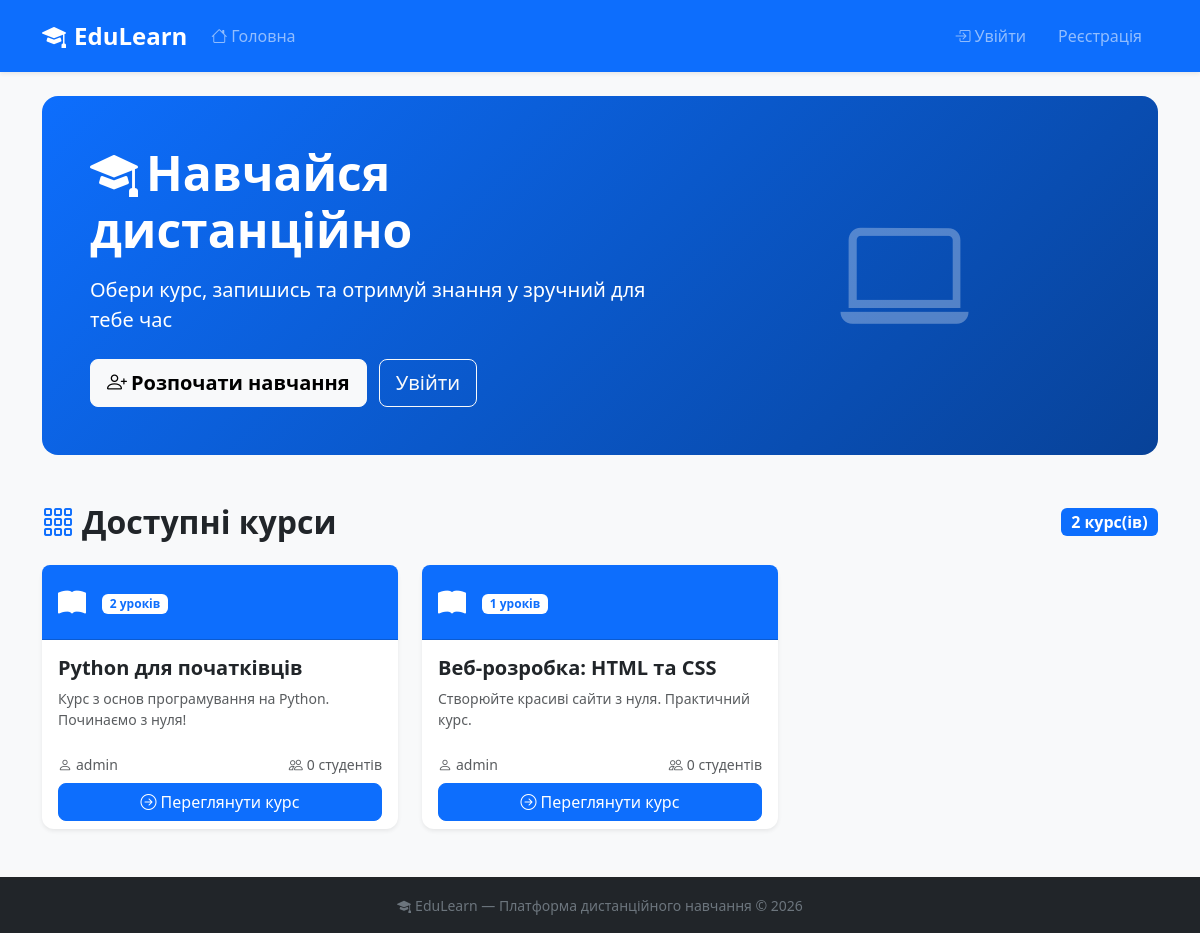
The page / on the database its author committed.
### tables this page shows
CREATE TABLE courses (
                id INTEGER PRIMARY KEY AUTOINCREMENT,
                title TEXT NOT NULL,
                description TEXT,
                author_id INTEGER,
                created_at TIMESTAMP DEFAULT CURRENT_TIMESTAMP
            );

### app.py (the view)
@app.route('/')
def index():
    db = get_db()
    courses = db.execute('''
        SELECT c.*, u.username as author_name,
               COUNT(DISTINCT l.id) as lesson_count,
               COUNT(DISTINCT e.id) as student_count
        FROM courses c
        LEFT JOIN users u ON c.author_id = u.id
        LEFT JOIN lessons l ON l.course_id = c.id
        LEFT JOIN enrollments e ON e.course_id = c.id
        GROUP BY c.id ORDER BY c.created_at DESC
    ''').fetchall()
    user = current_user()
    enrolled = []
    if user and user['role'] == 'student':
        rows = db.execute("SELECT course_id FROM enrollments WHERE student_id=?", (user['id'],)).fetchall()
        enrolled = [r['course_id'] for r in rows]
    return render_template('index.html', courses=courses, user=user, enrolled=enrolled)

### app.py (called while the page is built)
def get_db():
    conn = sqlite3.connect(DB)
    conn.row_factory = sqlite3.Row
    return conn

def current_user():
    if 'user_id' not in session: return None
    db = get_db()
    return db.execute("SELECT * FROM users WHERE id=?", (session['user_id'],)).fetchone()

### templates/index.html (shortened to what this page needs)
{% extends 'base.html' %}
{% block content %}
<div class="hero-section text-white rounded-4 p-5 mb-5">
  <div class="row align-items-center">
    <div class="col-lg-7">
      <h1 class="display-5 fw-bold mb-3"><i class="bi bi-mortarboard-fill me-2"></i>Навчайся дистанційно</h1>
      <p class="lead mb-4">Обери курс, запишись та отримуй знання у зручний для тебе час</p>
      {% if not user %}
      <a href="{{ url_for('register') }}" class="btn btn-light btn-lg me-2 fw-semibold">
        <i class="bi bi-person-plus me-1"></i>Розпочати навчання
      </a>
      <a href="{{ url_for('login') }}" class="btn btn-outline-light btn-lg">Увійти</a>
      {% else %}
      <span class="badge bg-light text-primary fs-6 p-3"><i class="bi bi-person-check me-1"></i>Привіт, {{ user.username }}!</span>
      {% endif %}
    </div>
    <div class="col-lg-5 text-center d-none d-lg-block">
      <i class="bi bi-laptop" style="font-size: 8rem; opacity:0.3;"></i>
    </div>
  </div>
</div>
<div class="d-flex justify-content-between align-items-center mb-4">
  <h2 class="fw-bold mb-0"><i class="bi bi-grid-3x3-gap me-2 text-primary"></i>Доступні курси</h2>
  <span class="badge bg-primary fs-6">{{ courses|length }} курс(ів)</span>
</div>
{% if courses %}
<div class="row g-4">
  {% for c in courses %}
  <div class="col-md-6 col-lg-4">
    <div class="card h-100 shadow-sm border-0 course-card">
      <div class="card-header bg-primary text-white py-3">
        <div class="d-flex align-items-center">
          <div class="course-icon me-3"><i class="bi bi-book-fill fs-3"></i></div>
          <div>
            <span class="badge bg-white text-primary">{{ c.lesson_count }} уроків</span>
          </div>
        </div>
      </div>
      <div class="card-body">
        <h5 class="card-title fw-bold">{{ c.title }}</h5>
        <p class="card-text text-muted small">{{ c.description or 'Опис відсутній' }}</p>
      </div>
      <div class="card-footer bg-transparent border-0">
        <div class="d-flex justify-content-between align-items-center mb-2">
          <small class="text-muted"><i class="bi bi-person me-1"></i>{{ c.author_name }}</small>
          <small class="text-muted"><i class="bi bi-people me-1"></i>{{ c.student_count }} студентів</small>
        </div>
        <div class="d-grid gap-2">
          <a href="{{ url_for('course', cid=c.id) }}" class="btn btn-primary">
            <i class="bi bi-arrow-right-circle me-1"></i>Переглянути курс
          </a>
        </div>
      </div>
    </div>
  </div>
  {% endfor %}
</div>
{% else %}
<div class="text-center py-5 text-muted">
  <i class="bi bi-inbox fs-1"></i>
  <p class="mt-3 fs-5">Курсів ще немає. Першим додай курс!</p>
</div>
{% endif %}
{% endblock %}

### templates/base.html (shortened to what this page needs)
<!DOCTYPE html>
<html lang="uk">
<head>
    <link href="https://cdn.jsdelivr.net/npm/bootstrap@5.3.0/dist/css/bootstrap.min.css" rel="stylesheet">
    <link href="https://cdn.jsdelivr.net/npm/bootstrap-icons@1.11.0/font/bootstrap-icons.css" rel="stylesheet">
    <link href="{{ url_for('static', filename='css/style.css') }}" rel="stylesheet">
</head>
<body>
<nav class="navbar navbar-expand-lg navbar-dark bg-primary shadow-sm">
  <div class="container">
    <a class="navbar-brand fw-bold fs-4" href="{{ url_for('index') }}">
      <i class="bi bi-mortarboard-fill me-2"></i>EduLearn
    </a>
    <div class="collapse navbar-collapse" id="nav">
      <ul class="navbar-nav me-auto">
        <li class="nav-item"><a class="nav-link" href="{{ url_for('index') }}"><i class="bi bi-house me-1"></i>Головна</a></li>
      </ul>
      <ul class="navbar-nav">
        {% if user %}
        <li class="nav-item"><a class="nav-link" href="{{ url_for('profile') }}"><i class="bi bi-person-circle me-1"></i>{{ user.username }}</a></li>
        <li class="nav-item"><a class="nav-link" href="{{ url_for('logout') }}"><i class="bi bi-box-arrow-right me-1"></i>Вийти</a></li>
        {% else %}
        <li class="nav-item"><a class="nav-link" href="{{ url_for('login') }}"><i class="bi bi-box-arrow-in-right me-1"></i>Увійти</a></li>
        <li class="nav-item"><a class="nav-link btn btn-outline-light px-3 ms-2" href="{{ url_for('register') }}">Реєстрація</a></li>
        {% endif %}
      </ul>
    </div>
  </div>
</nav>
<div class="container mt-4 mb-5">
  {% block content %}{% endblock %}
</div>
<footer class="bg-dark text-secondary text-center py-3 mt-5">
  <small><i class="bi bi-mortarboard-fill me-1"></i>EduLearn — Платформа дистанційного навчання &copy; 2026</small>
</footer>
</body>
</html>

### static/css/style.css (style rules this page uses)
body { background-color: #f8f9fa; font-family: 'Segoe UI', sans-serif; }
.hero-section { background: linear-gradient(135deg, #0d6efd 0%, #0a58ca 50%, #084298 100%); min-height: 220px; }
.course-card { transition: transform .2s, box-shadow .2s; }
.card-header { border-radius: 8px 8px 0 0 !important; }
.card { border-radius: 12px !important; }
.btn { border-radius: 8px; }
.navbar { padding: .8rem 0; }

### rows shown on the page
courses: lesson_count "2", title "Python для початківців", description "Курс з основ програмування на Python. Починаємо з нуля!", author_name "admin", student_count "0"
courses: lesson_count "1", title "Веб-розробка: HTML та CSS", description "Створюйте красиві сайти з нуля. Практичний курс.", author_name "admin", student_count "0"

### other values the page prints
{{ courses|length }} "2"
